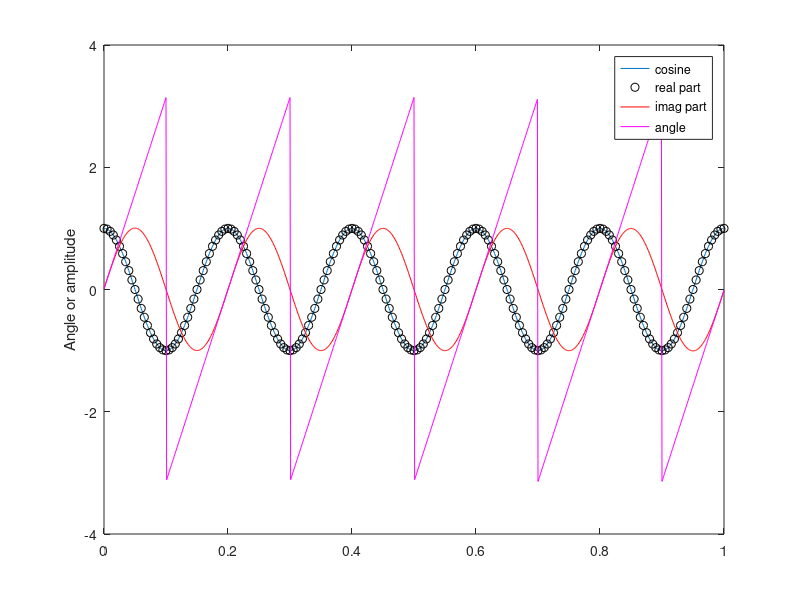
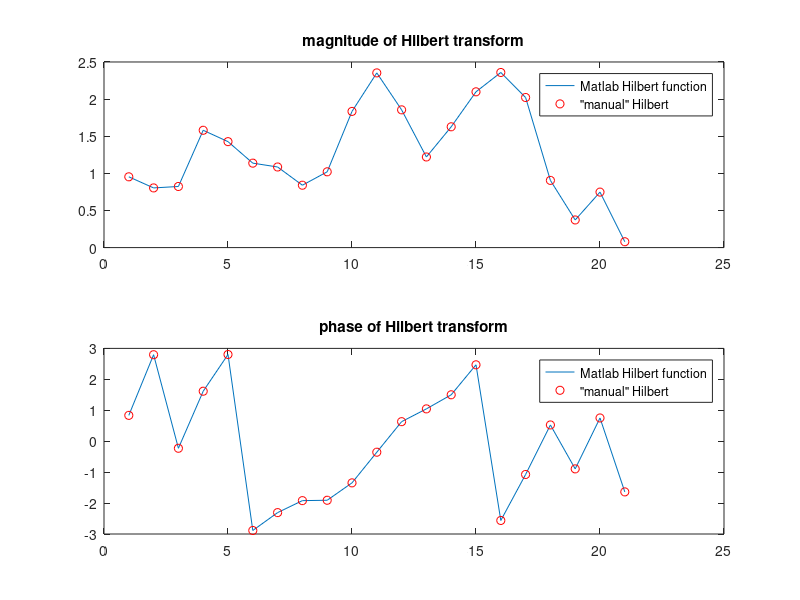

Write the MATLAB code that produced these figures, in order. (Note: this script raises an error after producing the figures.)
%% Analyzing Neural Time Series Data
% Matlab code for Chapter 14
% Mike X Cohen
%
% This code accompanies the book, titled "Analyzing Neural Time Series Data"
% (MIT Press). Using the code without following the book may lead to confusion,
% incorrect data analyses, and misinterpretations of results.
% Mike X Cohen assumes no responsibility for inappropriate or incorrect use of this code.

%% Figure 14.1

% create cosine
time   = 0:.001:1;
cosine = cos(2*pi*5*time);

figure
plot(time,cosine)
hold on
plot(time(1:5:end),real(hilbert(cosine(1:5:end))),'ko') % plot every 5th point because of overlap
plot(time,imag(hilbert(cosine)),'r')
plot(time,angle(hilbert(cosine)),'m')

ylabel('Angle or amplitude')
legend({'cosine';'real part';'imag part';'angle'})

%% the FFT-based hilbert transform

% generate random numbers
n = 21;
randomnumbers = randn(n,1);

% take FFT
f = fft(randomnumbers);
% create a copy that is multiplied by the complex operator
complexf = 1i*f;

% find indices of positive and negative frequencies
posF = 2:floor(n/2)+mod(n,2);
negF = ceil(n/2)+1+~mod(n,2):n;

% rotate Fourier coefficients
% (note 1: this works by computing the iAsin(2pft) component, i.e., the phase quadrature)
% (note 2: positive frequencies are rotated counter-clockwise; negative frequencies are rotated clockwise)
f(posF) = f(posF) + -1i*complexf(posF);
f(negF) = f(negF) +  1i*complexf(negF);
% The next two lines are an alternative and slightly faster method.
% The book explains why this is equivalent to the previous two lines.
% f(posF) = f(posF)*2;
% f(negF) = f(negF)*0;

% take inverse FFT
hilbertx = ifft(f);

% compare with Matlab function hilbert
hilbertm = hilbert(randomnumbers);

% plot results
figure
subplot(211)
plot(abs(hilbertm))
hold on
plot(abs(hilbertx),'ro')
legend({'Matlab Hilbert function';'"manual" Hilbert'})
title('magnitude of Hilbert transform')

subplot(212)
plot(angle(hilbertm))
hold on
plot(angle(hilbertx),'ro')
legend({'Matlab Hilbert function';'"manual" Hilbert'})
title('phase of Hilbert transform')

%% Figure 14.2

load sampleEEGdata

% first, filter data (filter mechanisms will be explained more below; for now, focus on
% using the phases from the Hilbert transform to test whether the matrix input was correct)

nyquist = EEG.srate/2;
lower_filter_bound = 4; % Hz
upper_filter_bound = 10; % Hz
transition_width   = 0.2;
filter_order       = round(3*(EEG.srate/lower_filter_bound));

% create the filter shape (this is explained more in the text around figure 14.4)
ffrequencies  = [ 0 (1-transition_width)*lower_filter_bound lower_filter_bound upper_filter_bound (1+transition_width)*upper_filter_bound nyquist ]/nyquist;
idealresponse = [ 0 0 1 1 0 0 ];
filterweights = firls(filter_order,ffrequencies,idealresponse);

% apply the filter kernal to the data to obtain the band-pass filtered signal
filtered_data = zeros(EEG.nbchan,EEG.pnts);
for chani=1:EEG.nbchan
    filtered_data(chani,:) = filtfilt(filterweights,1,double(EEG.data(chani,:,1)));
end

% apply hilbert transform in correct and incorrect orientations
hilbert_oops = hilbert(filtered_data);
hilbert_yes  = hilbert(filtered_data')'; % time should be in the first dimension.
% Note that the output of the hilbert transform is transposed to bring us back to an electrode X time matrix.

figure
subplot(221)
plot(EEG.times,angle(hilbert_yes(1,:)'),'b');
title('correct matrix orientation')
xlabel('Time (ms)'), ylabel('Phase angle (rad.)')
set(gca,'xlim',[-1000 1500])

subplot(222)
plot(EEG.times,angle(hilbert_oops(1,:)),'r');
title('incorrect matrix orientation')
xlabel('Time (ms)'), ylabel('Phase angle (rad.)')
set(gca,'xlim',[-1000 1500])

subplot(223)
plot(EEG.times,real(hilbert_yes(1,:)),'b');
title('correct matrix orientation')
xlabel('Time (ms)'), ylabel('Amplitude')
set(gca,'xlim',[-1000 1500])

subplot(224)
plot(EEG.times,real(hilbert_oops(1,:)),'r');
title('incorrect matrix orientation')
xlabel('Time (ms)'), ylabel('Amplitude')
set(gca,'xlim',[-1000 1500])

%% Figure 14.3

center_freq = 20; % in Hz
filter_frequency_spread  = 6; % Hz +/- the center frequency
wavelet_frequency_spread = 4; % number of wavelet cycles

% create wavelet...
time = -1000/EEG.srate/10:1/EEG.srate:1000/EEG.srate/10;
wavelet = zscore(exp(2*1i*pi*center_freq.*time) .* exp(-time.^2./(2*(wavelet_frequency_spread/(2*pi*center_freq))^2)));
% ... and compute its power spectrum
fft_wavelet = abs(fft(wavelet));
fft_wavelet = fft_wavelet./max(fft_wavelet); % normalized to 1.0 for visual comparison ease
hz_wavelet  = linspace(0,nyquist,length(time)/2+1);


% construct filter kernel (the mechanics of filter construction will be
% discussed in the text around figure 14.4)
transition_width = 0.2;
ffrequencies   = [ 0 (1-transition_width)*(center_freq-filter_frequency_spread) (center_freq-filter_frequency_spread) (center_freq+filter_frequency_spread) (1+transition_width)*(center_freq+filter_frequency_spread) nyquist ]/nyquist;
idealresponse  = [ 0 0 1 1 0 0 ];
filterweights  = zscore(firls(200,ffrequencies,idealresponse));
% also compute weights using fir1
filterweights1 = zscore(fir1(200,[center_freq-filter_frequency_spread center_freq+filter_frequency_spread]./nyquist));
% compute its power spectrum
fft_filtkern  = abs(fft(filterweights));
fft_filtkern  = fft_filtkern./max(fft_filtkern); % normalized to 1.0 for visual comparison ease
fft_filtkern1 = abs(fft(filterweights1));
fft_filtkern1 = fft_filtkern1./max(fft_filtkern1); % normalized to 1.0 for visual comparison ease

hz_filtkern   = linspace(0,nyquist,101); % list of frequencies in Hz corresponding to filter kernel


figure
subplot(211)

% plot wavelet and filter kernel
plot(real(wavelet))
hold on
plot(filterweights,'r')
legend({'wavelet';'filter kernel'})
set(gca,'xlim',[0 200],'ylim',[-5 5])
xlabel('Time')

% plot power spectra
subplot(212)
plot(hz_wavelet,fft_wavelet(1:ceil(length(fft_wavelet)/2)))
hold on
plot(hz_filtkern,fft_filtkern(1:ceil(length(fft_filtkern)/2)),'r')
legend({'wavelet';'filter kernel'})
set(gca,'ylim',[-.1 1.1])
xlabel('Frequency (Hz)')

%% Figure 14.4

center_freq = 20; % in Hz
filter_frequency_spread_wide = 10; % Hz +/- the center frequency

ffrequencies   = [ 0 (1-transition_width)*(center_freq-filter_frequency_spread_wide) (center_freq-filter_frequency_spread_wide) (center_freq+filter_frequency_spread_wide) (1+transition_width)*(center_freq+filter_frequency_spread_wide) nyquist ]/nyquist;
idealresponse  = [ 0 0 1 1 0 0 ];
filterweightsW = zscore(firls(200,ffrequencies,idealresponse));

figure
plot(ffrequencies*nyquist,idealresponse,'r')
hold on

fft_filtkern  = abs(fft(filterweightsW));
fft_filtkern  = fft_filtkern./max(fft_filtkern); % normalized to 1.0 for visual comparison ease
plot(hz_filtkern,fft_filtkern(1:ceil(length(fft_filtkern)/2)),'b')

set(gca,'ylim',[-.1 1.1],'xlim',[0 nyquist])
legend({'ideal';'best fit'})

%% Figure 14.5

center_freq = 20; % in Hz
filter_frequency_spread_wide = 10; % Hz +/- the center frequency
filter_frequency_spread_naro =  2; % Hz +/- the center frequency


% construct filter kernels
ffrequencies   = [ 0 (1-transition_width)*(center_freq-filter_frequency_spread_wide) (center_freq-filter_frequency_spread_wide) (center_freq+filter_frequency_spread_wide) (1+transition_width)*(center_freq+filter_frequency_spread_wide) nyquist ]/nyquist;
idealresponse  = [ 0 0 1 1 0 0 ];
filterweightsW = zscore(firls(200,ffrequencies,idealresponse));

ffrequencies   = [ 0 (1-transition_width)*(center_freq-filter_frequency_spread_naro) (center_freq-filter_frequency_spread_naro) (center_freq+filter_frequency_spread_naro) (1+transition_width)*(center_freq+filter_frequency_spread_naro) nyquist ]/nyquist;
filterweightsN = zscore(firls(200,ffrequencies,idealresponse));


figure
subplot(211)
fft_filtkern  = abs(fft(filterweightsW));
fft_filtkern  = fft_filtkern./max(fft_filtkern); % normalized to 1.0 for visual comparison ease
plot(hz_filtkern,fft_filtkern(1:ceil(length(fft_filtkern)/2)))

hold on
fft_filtkern  = abs(fft(filterweightsN));
fft_filtkern  = fft_filtkern./max(fft_filtkern); % normalized to 1.0 for visual comparison ease
plot(hz_filtkern,fft_filtkern(1:ceil(length(fft_filtkern)/2)),'r')
set(gca,'ylim',[-.1 1.1])
legend({'10 Hz width';'2 Hz width'})

subplot(223)
plot(filterweightsW)
hold on
plot(filterweightsN,'r')
set(gca,'xlim',[0 200],'ylim',[-4 7])
legend({'10 Hz spread';'2 Hz spread'})
xlabel('Time')

subplot(224)
plot(abs(hilbert(filterweightsW)),'b')
hold on
plot(abs(hilbert(filterweightsN)),'r')
set(gca,'xlim',[0 200],'ylim',[-4 7])
legend({'10 Hz spread';'2 Hz spread'})
xlabel('Time')

%% Figure 14.6

figure
subplot(211)

% plot wavelet and filter kernel
plot(filterweights1)
hold on
plot(filterweights,'r')
legend({'fir1';'firls'})
set(gca,'xlim',[0 200])
xlabel('Time')

% plot power spectra
subplot(212)
plot(hz_filtkern,fft_filtkern1(1:ceil(length(fft_filtkern1)/2)))
hold on
plot(hz_filtkern,fft_filtkern(1:ceil(length(fft_filtkern)/2)),'r')
legend({'fir1';'firls'})
set(gca,'ylim',[-.1 1.1])
xlabel('Frequency (Hz)')

% This next figure shows that the filter kernel computed by fir1 is the same as
% that produced by firls if you set the transition zone to zero and then
% smooth the filter kernel with a Hamming window. In the plot, the red and magenta
% lines overlap, which is why you don't see the fir1 filter kernel. You can
% subtract them and show that the difference (which is due to re-scaling
% of the kernel after windowing) is 3-4 orders of magnitude smaller than
% the kernel itself, hence, nearly identical.

freqL = center_freq-filter_frequency_spread;
freqU = center_freq+filter_frequency_spread;

ffrequencies   = [ 0 freqL freqL freqU freqU nyquist ]/nyquist; % transition zone of 0
filterweights  = firls(200,ffrequencies,idealresponse);
filterweights1 = fir1(200,[freqL freqU]./nyquist);

figure
subplot(211)
plot(filterweights)
hold on
plot(filterweights1,'r.')
plot(filterweights.*hamming(length(filterweights))','m')
legend({'firls';'fir1';'firls with hamming window'})

%% Figure 14.7a

center_freq = 60; % in Hz
filter_frequency_spread_wide = 10; % Hz +/- the center frequency

ffrequencies   = [ 0 (1-transition_width)*(center_freq-filter_frequency_spread_wide) (center_freq-filter_frequency_spread_wide) (center_freq+filter_frequency_spread_wide) (1+transition_width)*(center_freq+filter_frequency_spread_wide) nyquist ]/nyquist;
idealresponse  = [ 0 0 1 1 0 0 ];
filterweightsW = zscore(firls(200,ffrequencies,idealresponse));

figure
plot(ffrequencies*nyquist,idealresponse,'r')
hold on

fft_filtkern  = abs(fft(filterweightsW));
fft_filtkern  = fft_filtkern./max(fft_filtkern); % normalized to 1.0 for visual comparison ease
plot(hz_filtkern,fft_filtkern(1:ceil(length(fft_filtkern)/2)),'b')

set(gca,'ylim',[-.1 1.1],'xlim',[0 nyquist])
legend({'ideal';'best fit'})

freqsidx = dsearchn(hz_filtkern',ffrequencies'*nyquist);
title([ 'SSE: ' num2str(sum( (idealresponse-fft_filtkern(freqsidx)).^2 )) ])




center_freq = 60; % in Hz
filter_frequency_spread_wide = 15; % Hz +/- the center frequency

ffrequencies   = [ 0 (1-transition_width)*(center_freq-filter_frequency_spread_wide) (center_freq-filter_frequency_spread_wide) (center_freq+filter_frequency_spread_wide) (1+transition_width)*(center_freq+filter_frequency_spread_wide) nyquist ]/nyquist;
idealresponse  = [ 0 0 1 1 0 0 ];
filterweightsW = zscore(firls(200,ffrequencies,idealresponse));

figure
plot(ffrequencies*nyquist,idealresponse,'r')
hold on

fft_filtkern  = abs(fft(filterweightsW));
fft_filtkern  = fft_filtkern./max(fft_filtkern); % normalized to 1.0 for visual comparison ease
plot(hz_filtkern,fft_filtkern(1:ceil(length(fft_filtkern)/2)),'b')

set(gca,'ylim',[-.1 1.1],'xlim',[0 nyquist])
legend({'ideal';'best fit'})

freqsidx = dsearchn(hz_filtkern',ffrequencies'*nyquist);
title([ 'SSE: ' num2str(sum( (idealresponse-fft_filtkern(freqsidx)).^2 )) ])

%% Figure 14.7b (note: takes a while to run...)

centerfreqs  = linspace(5,80,60);
transwidths  = linspace(0.01,0.2,40);
filterwidths = linspace(0.05,0.3,40);


sse = zeros(length(centerfreqs),length(transwidths));
for centfreqi = 1:length(centerfreqs)

    center_freq = centerfreqs(centfreqi);

    for transwidi = 1:length(transwidths)

        filter_frequency_spread_wide = center_freq*.2;
        transition_width = transwidths(transwidi);

        ffrequencies   = [ 0 (1-transition_width)*(center_freq-filter_frequency_spread_wide) (center_freq-filter_frequency_spread_wide) (center_freq+filter_frequency_spread_wide) (1+transition_width)*(center_freq+filter_frequency_spread_wide) nyquist ]/nyquist;
        filterweightsW = zscore(firls(200,ffrequencies,idealresponse));

        fft_filtkern   = abs(fft(filterweightsW));
        fft_filtkern   = fft_filtkern./max(fft_filtkern); % normalized to 1.0 for visual comparison ease
        freqsidx = dsearchn(hz_filtkern',ffrequencies'*nyquist);

        sse(centfreqi,transwidi) = sum( (idealresponse-fft_filtkern(freqsidx)).^2 );
    end
end

figure
contourf(transwidths,centerfreqs,sse,40,'linecolor','none')
xlabel('transwidths'), ylabel('center frequencies')
set(gca,'clim',[0 1]), colorbar


sse = zeros(length(centerfreqs),length(transwidths));
for centfreqi = 1:length(centerfreqs)

    center_freq = centerfreqs(centfreqi);

    for transwidi = 1:length(transwidths)

        filter_frequency_spread_wide = center_freq*filterwidths(transwidi);
        transition_width = .2;

        ffrequencies   = [ 0 (1-transition_width)*(center_freq-filter_frequency_spread_wide) (center_freq-filter_frequency_spread_wide) (center_freq+filter_frequency_spread_wide) (1+transition_width)*(center_freq+filter_frequency_spread_wide) nyquist ]/nyquist;
        filterweightsW = zscore(firls(200,ffrequencies,idealresponse));

        fft_filtkern  = abs(fft(filterweightsW));
        fft_filtkern  = fft_filtkern./max(fft_filtkern); % normalized to 1.0 for visual comparison ease
        freqsidx = dsearchn(hz_filtkern',ffrequencies'*nyquist);

        sse(centfreqi,transwidi) = sum( (idealresponse-fft_filtkern(freqsidx)).^2 );
    end
end

figure
contourf(filterwidths,centerfreqs,sse,40,'linecolor','none')
xlabel('filterwidths (% center freq.)'), ylabel('center frequencies')
set(gca,'clim',[0 1]), colorbar

%% Figure 14.8

center_freq   = 10;
freqspread    = 4; % Hz +/- the center frequency
transwid      = .10;
ffrequencies  = [ 0 (1-transwid)*(center_freq-freqspread) (center_freq-freqspread) (center_freq+freqspread) (1+transwid)*(center_freq+freqspread) nyquist ]/nyquist;

data2filter   = squeeze(double(EEG.data(47,:,1)));
filterweights = firls(200,ffrequencies,idealresponse); % recompute without z-scoring

filter_result = filtfilt(filterweights,1,data2filter);
convol_result = conv(data2filter,filterweights,'same'); % could also use ifft(fft(data2filter...

figure
plot(EEG.times,filter_result)
hold on
plot(EEG.times,convol_result,'r')
set(gca,'xlim',[-200 1000]) % zoom-in
xlabel('Time (ms)'), ylabel('Amplitude (\muV)');
legend({'filtfilt';'conv'})

%% Figure 14.9

center_freq = 10; % in Hz
nyquist     = EEG.srate/2;

% create short sine wave
time    = -2000/EEG.srate/10:1/EEG.srate:2000/EEG.srate/10;
wavelet = cos(2*pi*center_freq.*time) .* exp(-time.^2./(2*(3/(2*pi*center_freq))^2));


freqspread = 4; % Hz +/- the center frequency
transwid   = .10;

% construct filter kernels
ffrequencies  = [ 0 (1-transwid)*(center_freq-freqspread) (center_freq-freqspread) (center_freq+freqspread) (1+transwid)*(center_freq+freqspread) nyquist ]/nyquist;
idealresponse = [ 0 0 1 1 0 0 ];
filterweights = firls(250,ffrequencies,idealresponse);


forward_filt = filter(filterweights,1,wavelet);
reverse_filt = filter(filterweights,1,forward_filt(end:-1:1));
final_filt_result = reverse_filt(end:-1:1); % must reverse time again!

figure
plot(wavelet)
hold on
plot(forward_filt,'r')
plot(reverse_filt,'m')

set(gca,'xlim',[0 length(wavelet)])
legend({'signal';'forward filter';'reverse filter'})

%% Figure 14.10

% 5th-order butterworth filter
[butterB,butterA] = butter(5,[(center_freq-filter_frequency_spread)/nyquist (center_freq+filter_frequency_spread)/nyquist],'bandpass');
butter_filter     = filtfilt(butterB,butterA,data2filter);

figure
subplot(211)

% plot real part of the filtered signal
plot(EEG.times,filter_result)
hold on
plot(EEG.times,butter_filter,'r')
set(gca,'xlim',[-200 1000])
xlabel('Time (ms)'), ylabel('Amplitude (\muV)');
legend({'FIR';'Butterworth'})

% now plot phases
subplot(212)
plot(EEG.times,angle(hilbert(filter_result)))
hold on
plot(EEG.times,angle(hilbert(butter_filter)),'r')
set(gca,'xlim',[-200 1000])
xlabel('Time (ms)'), ylabel('Phase angles (rad.)');
legend({'FIR';'Butterworth'})

%% Figure 14.12

elap_time = [0 0];
num_iter  = 100;


freqspread  =  4; % Hz +/- the center frequency
center_freq = 20;
transwid    = .15;

% construct filter kernels
ffrequencies  = [ 0 (1-transwid)*(center_freq-freqspread) (center_freq-freqspread) (center_freq+freqspread) (1+transwid)*(center_freq+freqspread) nyquist ]/nyquist;
idealresponse = [ 0 0 1 1 0 0 ];
filterweights = firls(3*round(EEG.srate/(center_freq-freqspread)),ffrequencies,idealresponse);


for i=1:num_iter
    tic
    data2filter_cat = squeeze(double(reshape(EEG.data(47,:,:),1,EEG.pnts*EEG.trials)));
    filtdat_cat = reshape(filtfilt(filterweights,1,data2filter_cat),EEG.pnts,EEG.trials);
    elap_time(1) = elap_time(1) + toc;
end

for i=1:num_iter
    tic
    data2filter_sep = squeeze(double(EEG.data(47,:,:)));
    filtdat_sep = zeros(size(data2filter_sep));
    for triali=1:EEG.trials
        filtdat_sep(:,triali) = filtfilt(filterweights,1,data2filter_sep(:,triali));
    end
    elap_time(2) = elap_time(2) + toc;
end

elap_time = elap_time/num_iter;

% plot
figure
plot(EEG.times,mean(filtdat_cat,2))
hold on
plot(EEG.times,mean(filtdat_sep,2),'r')
legend({'concatenated';'separated'})

figure
bar(elap_time)
set(gca,'xlim',[0 3],'xticklabel',{'Concatenated';'Separated'})
ylabel('Time (s)')
title([ 'Speed increase of ' num2str(elap_time(2)/elap_time(1)) '!' ])

%% end.
